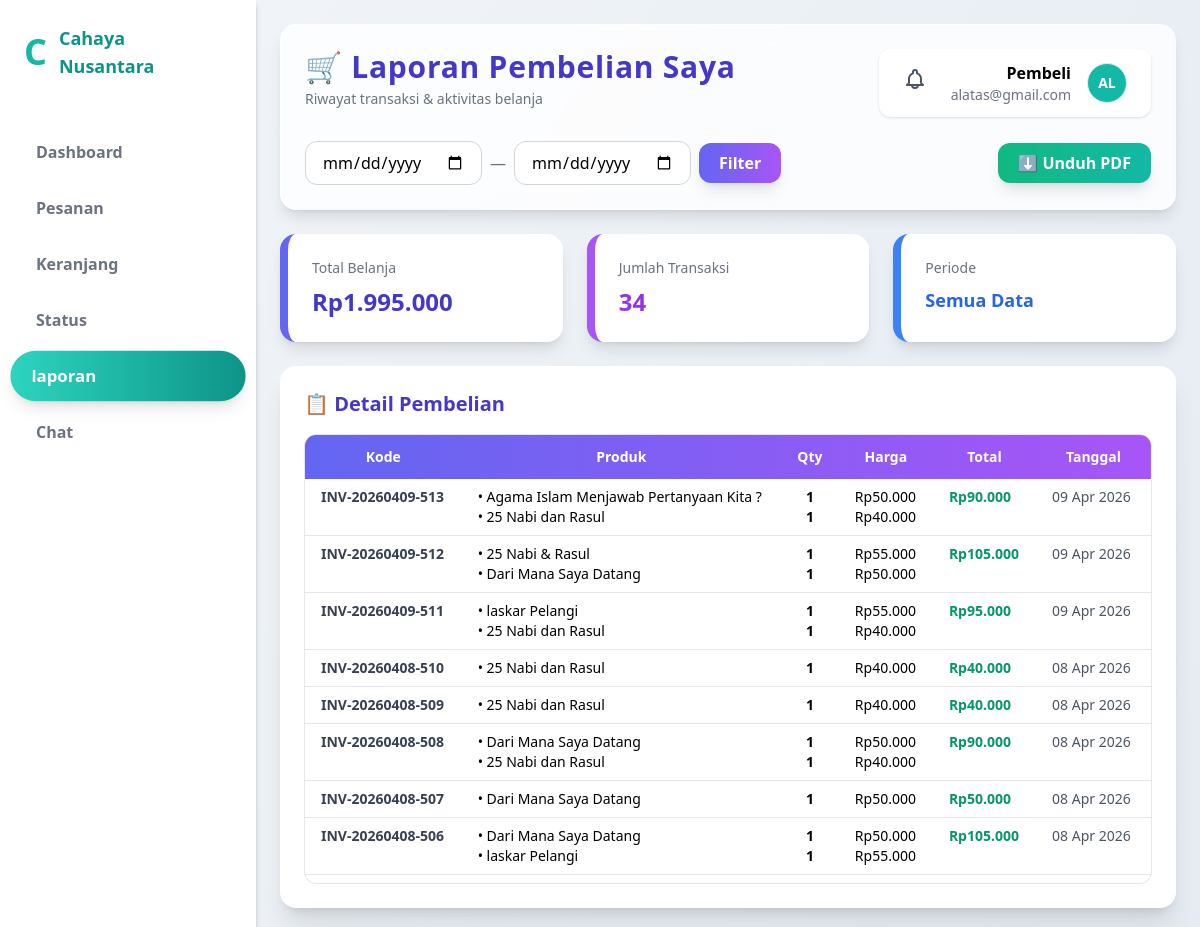
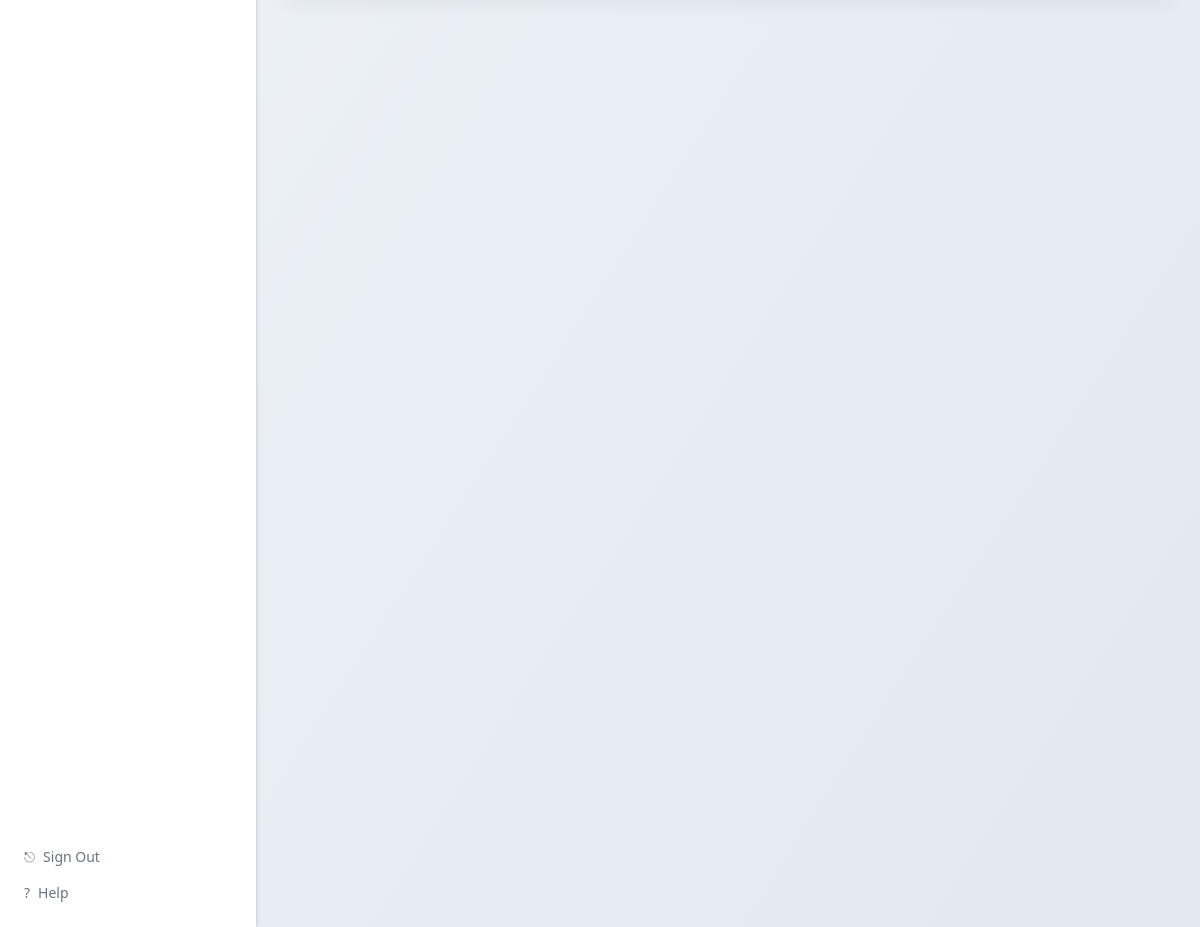
Screenshot of /pembeli/laporan_pembeli.php (signed in) with the database file from the repository (2 pictures, top to bottom).
### tables this page shows
CREATE TABLE `transaksi` (
  `id` int NOT NULL,
  `pembeli_id` int NOT NULL,
  `bank` varchar(50) DEFAULT NULL,
  `no_rekening` varchar(50) DEFAULT NULL,
  `no_telepon` varchar(15) DEFAULT NULL,
  `total` int NOT NULL,
  `resi` varchar(100) DEFAULT NULL,
  `status` enum('menunggu_verifikasi','diproses','dikirim','selesai','refund') NOT NULL DEFAULT 'menunggu_verifikasi',
  `created_at` timestamp NOT NULL DEFAULT CURRENT_TIMESTAMP,
  `pesan_refund` text,
  `notif_dibaca_pembeli` tinyint(1) DEFAULT '1'
);

### pembeli/laporan_pembeli.php (the view, shortened to what this page needs)
<?php
include '../config/koneksi.php';
$pembeli_id = intval($_SESSION['user_id']);
$start = $_GET['start'] ?? '';
$end   = $_GET['end'] ?? '';
$filter = "WHERE t.pembeli_id = $pembeli_id";
$transaksiQ = mysqli_query($conn, "
    SELECT t.*, CONCAT('INV-', DATE_FORMAT(t.created_at,'%Y%m%d'), '-', t.id) as kode_invoice
    FROM transaksi t
    $filter
    ORDER BY t.created_at DESC
");
$totalBelanja = 0;
$jumlahTransaksi = 0;
$transaksiList = [];
while ($t = mysqli_fetch_assoc($transaksiQ)) {
    $detailQ = mysqli_query($conn, "
        SELECT d.qty, p.nama_produk, d.harga
        FROM transaksi_detail d
        JOIN produk p ON d.produk_id = p.id
        LEFT JOIN transaksi_penjual tp
          ON tp.transaksi_id = d.transaksi_id
          AND tp.penjual_id = p.penjual_id
        WHERE d.transaksi_id = {$t['id']}
        AND (tp.status IS NULL OR tp.status != 'refund')
    ");
    $produk = [];
    $totalTransaksi = 0;
    while($d = mysqli_fetch_assoc($detailQ)){
        $produk[] = $d;
        $totalTransaksi += $d['qty'] * $d['harga'];
    }
    if (count($produk) === 0) continue;
    $jumlahTransaksi++;
    $totalBelanja += $totalTransaksi;
    $transaksiList[] = [
        'kode' => $t['kode_invoice'],
        'tanggal' => $t['created_at'],
        'total' => $totalTransaksi,
        'produk' => $produk
    ];
}
?>
<!DOCTYPE html>
<html lang="id">
<head>
<script src="https://cdn.tailwindcss.com"></script>
</head>
<body class="bg-gradient-to-br from-slate-100 to-slate-200 font-sans">
<div class="flex h-screen">
    <aside class="w-64 bg-white shadow-md flex-shrink-0">
        <?php include '../layouts/sidebar_pembeli.php'; ?>
    </aside>
    <main class="flex-1 p-6 overflow-y-auto">
 <div class="bg-white/80 backdrop-blur-md rounded-2xl shadow-lg p-6 mb-6 border border-white relative">
    <div class="flex items-start justify-between">
        <div>
            <h1 class="text-3xl font-extrabold text-indigo-700 tracking-wide">
                🛒 Laporan Pembelian Saya
            </h1>
            <p class="text-sm text-gray-500 mt-1">
                Riwayat transaksi & aktivitas belanja
            </p>
        </div>
        <div class="relative z-50">
            <?php include '../layouts/profil_notifikasi.php'; ?>
        </div>
    </div>
    <div class="flex flex-wrap gap-4 items-center justify-between mt-6">
        <form method="GET" class="flex gap-2 items-center">
            <input type="date" name="start" value="<?= htmlspecialchars($start) ?>"
                class="px-4 py-2 rounded-xl border border-gray-300 focus:ring-2 focus:ring-indigo-400 outline-none">
            <span class="text-gray-500">—</span>
            <input type="date" name="end" value="<?= htmlspecialchars($end) ?>"
                class="px-4 py-2 rounded-xl border border-gray-300 focus:ring-2 focus:ring-indigo-400 outline-none">
            <button type="submit"
                class="px-5 py-2 rounded-xl bg-gradient-to-r from-indigo-500 to-purple-500 text-white font-semibold shadow-lg hover:scale-105 transition">
                Filter
            </button>
        </form>
        <button id="btnPdf"
            class="px-5 py-2 rounded-xl bg-gradient-to-r from-emerald-500 to-teal-500 text-white font-semibold shadow-lg hover:scale-105 transition">
            ⬇ Unduh PDF
        </button>
    </div>
</div>
        <div class="grid grid-cols-1 md:grid-cols-3 gap-6 mb-6">
            <div class="bg-white rounded-2xl shadow-lg p-6 border-l-8 border-indigo-500">
                <p class="text-sm text-gray-500">Total Belanja</p>
                <h2 class="text-2xl font-extrabold text-indigo-700 mt-2">
                    Rp<?= number_format($totalBelanja,0,',','.') ?>
                </h2>
            </div>
            <div class="bg-white rounded-2xl shadow-lg p-6 border-l-8 border-purple-500">
                <p class="text-sm text-gray-500">Jumlah Transaksi</p>
                <h2 class="text-2xl font-extrabold text-purple-600 mt-2">
                    <?= $jumlahTransaksi ?>
                </h2>
            </div>
            <div class="bg-white rounded-2xl shadow-lg p-6 border-l-8 border-blue-500">
                <p class="text-sm text-gray-500">Periode</p>
                <h2 class="text-lg font-bold text-blue-600 mt-2">
                    <?= $start && $end ? date('d M Y', strtotime($start))." - ".date('d M Y', strtotime($end)) : 'Semua Data' ?>
                </h2>
            </div>
        </div>
        <div class="bg-white rounded-2xl shadow-xl p-6">
            <h2 class="text-xl font-bold text-indigo-700 mb-4">📋 Detail Pembelian</h2>
            <div class="overflow-auto max-h-[450px] rounded-xl border">
                <table class="w-full text-sm">
                    <thead class="bg-gradient-to-r from-indigo-500 to-purple-500 text-white sticky top-0 z-10">
                        <tr>
                            <th class="px-4 py-3">Kode</th>
                            <th class="px-4 py-3">Produk</th>
                            <th class="px-4 py-3 text-center">Qty</th>
                            <th class="px-4 py-3">Harga</th>
                            <th class="px-4 py-3">Total</th>
                            <th class="px-4 py-3">Tanggal</th>
                        </tr>
                    </thead>
                    <tbody>
                        <?php foreach ($transaksiList as $t): ?>
                        <tr class="hover:bg-indigo-50 transition border-b align-top">
                            <td class="px-4 py-2 font-semibold text-gray-700"><?= $t['kode'] ?></td>
                            <td class="px-4 py-2">
                                <?php foreach($t['produk'] as $p): ?>
                                    <div>• <?= htmlspecialchars($p['nama_produk']) ?></div>
                                <?php endforeach; ?>
                            </td>
                            <td class="px-4 py-2 text-center font-bold">
                                <?php foreach($t['produk'] as $p): ?>
                                    <div><?= $p['qty'] ?></div>
                                <?php endforeach; ?>
                            </td>
                            <td class="px-4 py-2">
                                <?php foreach($t['produk'] as $p): ?>
                                    <div>Rp<?= number_format($p['harga'],0,',','.') ?></div>
                                <?php endforeach; ?>
                            </td>
                            <td class="px-4 py-2 font-bold text-emerald-600">
                                Rp<?= number_format($t['total'],0,',','.') ?>
                            </td>
                            <td class="px-4 py-2 text-gray-600">
                                <?= date('d M Y', strtotime($t['tanggal'])) ?>
                            </td>
                        </tr>
                        <?php endforeach; ?>
                    </tbody>
                </table>
            </div>
        </div>
    </main>
</div>
</body>
</html>

### rows the page displays
transaksi: kode "INV-20260409-513", nama_produk "Agama Islam Menjawab Pertanyaan Kita ?", nama_produk "25 Nabi dan Rasul", qty "1", harga "50.000", harga "40.000", total "90.000", created_at "09 Apr 2026"
transaksi: kode "INV-20260409-512", nama_produk "25 Nabi & Rasul", nama_produk "Dari Mana Saya Datang", qty "1", harga "55.000", harga "50.000", total "105.000", created_at "09 Apr 2026"
transaksi: kode "INV-20260409-511", nama_produk "laskar Pelangi", nama_produk "25 Nabi dan Rasul", qty "1", harga "55.000", harga "40.000", total "95.000", created_at "09 Apr 2026"
transaksi: kode "INV-20260408-510", nama_produk "25 Nabi dan Rasul", qty "1", harga "40.000", total "40.000", created_at "08 Apr 2026"
transaksi: kode "INV-20260408-509", nama_produk "25 Nabi dan Rasul", qty "1", harga "40.000", total "40.000", created_at "08 Apr 2026"
transaksi: kode "INV-20260408-508", nama_produk "Dari Mana Saya Datang", nama_produk "25 Nabi dan Rasul", qty "1", harga "50.000", harga "40.000", total "90.000", created_at "08 Apr 2026"
transaksi: kode "INV-20260408-507", nama_produk "Dari Mana Saya Datang", qty "1", harga "50.000", total "50.000", created_at "08 Apr 2026"
transaksi: kode "INV-20260408-506", nama_produk "Dari Mana Saya Datang", nama_produk "laskar Pelangi", qty "1", harga "50.000", harga "55.000", total "105.000", created_at "08 Apr 2026"

### other values shown
str_replace('_', ' ', $user['role']) "Pembeli"
$user['email'] "alatas@gmail.com"
$inisial "AL"
$totalBelanja "1.995.000"
$jumlahTransaksi "34"
